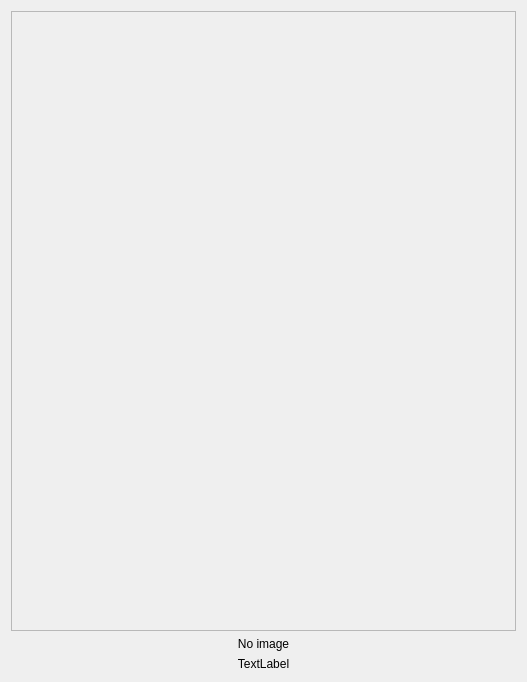
<?xml version="1.0" encoding="UTF-8"?>
<ui version="4.0">
 <class>Widget</class>
 <widget class="QWidget" name="Widget">
  <property name="geometry">
   <rect>
    <x>0</x>
    <y>0</y>
    <width>527</width>
    <height>682</height>
   </rect>
  </property>
  <property name="windowTitle">
   <string>Widget</string>
  </property>
  <layout class="QVBoxLayout" name="verticalLayout">
   <item>
    <widget class="QScrollArea" name="scrollArea">
     <property name="widgetResizable">
      <bool>true</bool>
     </property>
     <widget class="MiniMap" name="scrollAreaWidgetContents">
      <property name="geometry">
       <rect>
        <x>0</x>
        <y>0</y>
        <width>507</width>
        <height>618</height>
       </rect>
      </property>
      <property name="minimumSize">
       <size>
        <width>100</width>
        <height>100</height>
       </size>
      </property>
     </widget>
    </widget>
   </item>
   <item>
    <widget class="QLabel" name="imageLabel_">
     <property name="text">
      <string>No image</string>
     </property>
     <property name="alignment">
      <set>Qt::AlignCenter</set>
     </property>
    </widget>
   </item>
   <item>
    <widget class="QLabel" name="infoLabel_">
     <property name="text">
      <string>TextLabel</string>
     </property>
     <property name="alignment">
      <set>Qt::AlignCenter</set>
     </property>
    </widget>
   </item>
  </layout>
 </widget>
 <layoutdefault spacing="6" margin="11"/>
 <customwidgets>
  <customwidget>
   <class>MiniMap</class>
   <extends>QWidget</extends>
   <header location="global">minimap.h</header>
   <container>1</container>
  </customwidget>
 </customwidgets>
 <resources/>
 <connections/>
</ui>
